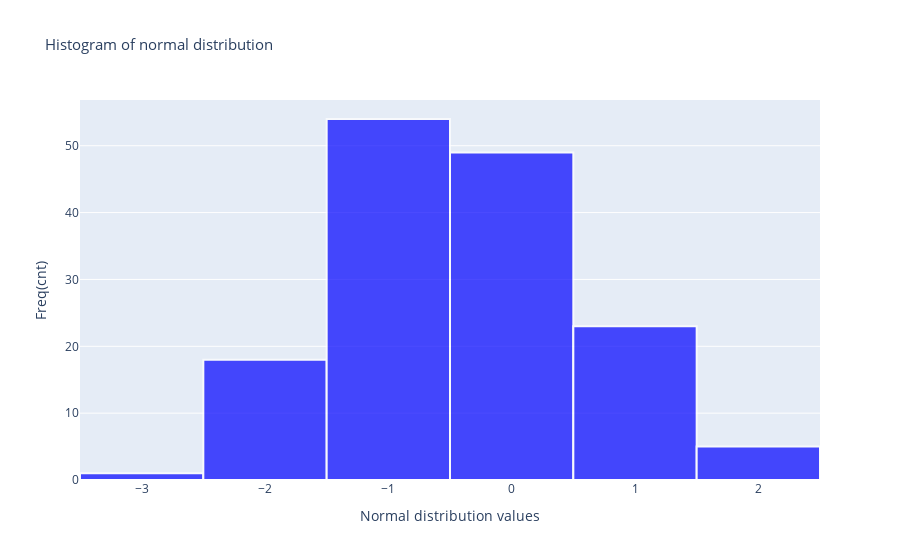

The cell this chart's notebook holds for it:
### Markdown cell above
# plotly usage(not visible on Github)

### Code cell
import plotly.graph_objects as go
import pandas as pd

np.random.seed(10)

N = 150
mu, sigma = 0, 1
array_normal = np.random.normal(mu, sigma, N)
df_normal = pd.DataFrame(array_normal).rename(columns={0: 'Normal distribution'})
bins = [-3, -2, -1, 0, 1, 2, 3]

df_freq_table = df_normal.apply(lambda x: pd.cut(x, bins=bins).value_counts()).add_prefix('freq_')

counts, bins = np.histogram(df_normal['Normal distribution'], bins=bins)

fig = go.Figure(go.Bar(x=bins, y=counts))
fig.update_traces(textposition='outside', textfont_size=12, marker_color='blue', marker_line_color='white',
                  marker_line_width=2, opacity=0.7)
fig.update_layout(title_text='Histogram of normal distribution', title_font_size=15, bargap=0)

fig.update_xaxes(title_text='Normal distribution values')
fig.update_yaxes(title_text='Freq(cnt)')
fig.show()

### Figure 1 — Plotly figure (JSON) as saved in the notebook; plotly's stock layout.template omitted (floating-point values rounded to 4 significant figures)
{"data": [{"x": [-3, -2, -1, 0, 1, 2, 3], "y": [1, 18, 54, 49, 23, 5], "type": "bar", "textfont": {"size": 12}, "marker": {"line": {"color": "white", "width": 2}, "color": "blue"}, "opacity": 0.7, "textposition": "outside"}], "layout": {"title": {"font": {"size": 15}, "text": "Histogram of normal distribution"}, "bargap": 0, "xaxis": {"title": {"text": "Normal distribution values"}}, "yaxis": {"title": {"text": "Freq(cnt)"}}}}
